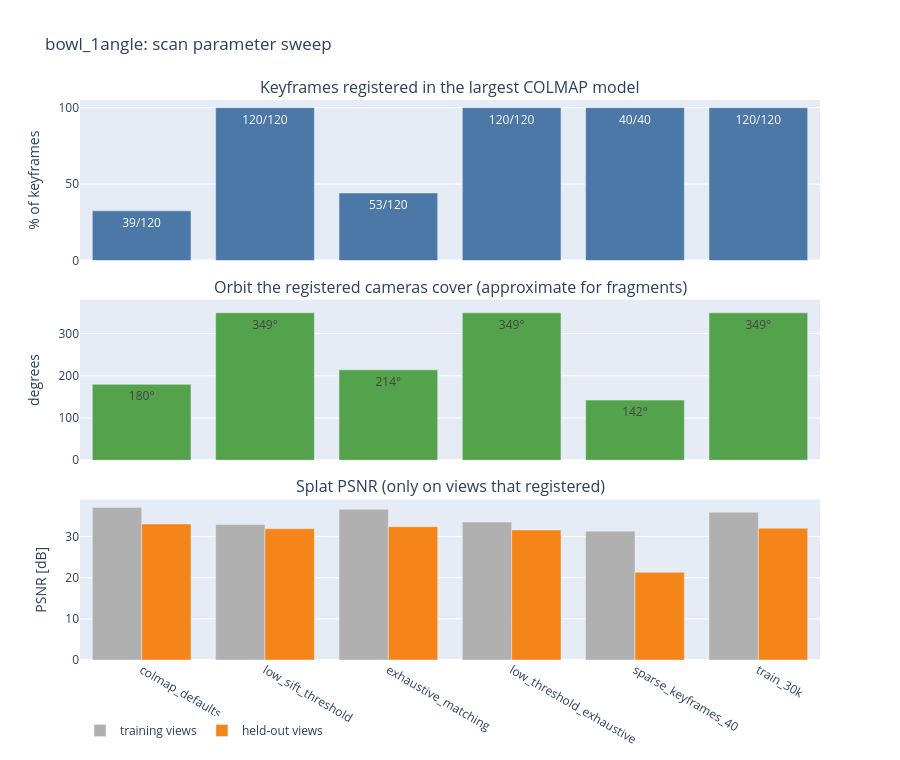

The cell this chart's notebook holds for it:
### Markdown cell above
## Registration, coverage and PSNR
Read the top two panels before the PSNR. PSNR is measured only on keyframes that registered, so a config that reconstructs a short arc is scored on easy neighbouring views: `colmap_defaults` has the *highest* held-out PSNR of the sweep while using 39 of 120 frames split over three disconnected models. Orbit coverage is approximate for fragments (see `orbit_coverage_deg`).

### Code cell
from hurobo.utils.viewer import sweep_figure

sweep_figure(results, title="bowl_1angle: scan parameter sweep").show()

### Figure 1 — Plotly figure (JSON) as saved in the notebook; plotly's stock layout.template omitted (floating-point values rounded to 4 significant figures)
{"data": [{"customdata": ["matching: sequential<br>SIFT threshold: default<br>frames: 120 (every 0.19 s)<br>iterations: 7000<br>COLMAP models: 3", "matching: sequential<br>SIFT threshold: 0.002<br>frames: 120 (every 0.19 s)<br>iterations: 7000<br>COLMAP models: 1", "matching: exhaustive<br>SIFT threshold: default<br>frames: 120 (every 0.19 s)<br>iterations: 7000<br>COLMAP models: 2", "matching: exhaustive<br>SIFT threshold: 0.002<br>frames: 120 (every 0.19 s)<br>iterations: 7000<br>COLMAP models: 1", "matching: exhaustive<br>SIFT threshold: 0.002<br>frames: 40 (every 0.58 s)<br>iterations: 7000<br>COLMAP models: 1", "matching: exhaustive<br>SIFT threshold: 0.002<br>frames: 120 (every 0.19 s)<br>iterations: 30000<br>COLMAP models: 1"], "hovertemplate": "%{x}<br>%{y:.0f} % registered<br>%{customdata}<extra></extra>", "marker": {"color": "#4c78a8"}, "showlegend": false, "text": ["39/120", "120/120", "53/120", "120/120", "40/40", "120/120"], "type": "bar", "x": ["colmap_defaults", "low_sift_threshold", "exhaustive_matching", "low_threshold_exhaustive", "sparse_keyframes_40", "train_30k"], "xaxis": "x", "y": [32.5, 100.0, 44.17, 100.0, 100.0, 100.0], "yaxis": "y"}, {"hovertemplate": "%{x}<br>%{y:.0f}° of 360° covered<extra></extra>", "marker": {"color": "#54a24b"}, "showlegend": false, "text": ["180°", "349°", "214°", "349°", "142°", "349°"], "type": "bar", "x": ["colmap_defaults", "low_sift_threshold", "exhaustive_matching", "low_threshold_exhaustive", "sparse_keyframes_40", "train_30k"], "xaxis": "x2", "y": [179.7, 349.1, 214.0, 349.0, 142.5, 349.0], "yaxis": "y2"}, {"hovertemplate": "%{x}<br>%{y:.1f} dB on views it trained on<extra></extra>", "marker": {"color": "#b0b0b0"}, "name": "training views", "type": "bar", "x": ["colmap_defaults", "low_sift_threshold", "exhaustive_matching", "low_threshold_exhaustive", "sparse_keyframes_40", "train_30k"], "xaxis": "x3", "y": [37.08, 32.94, 36.65, 33.54, 31.32, 35.91], "yaxis": "y3"}, {"hovertemplate": "%{x}<br>%{y:.1f} dB on views it never saw<extra></extra>", "marker": {"color": "#f58518"}, "name": "held-out views", "type": "bar", "x": ["colmap_defaults", "low_sift_threshold", "exhaustive_matching", "low_threshold_exhaustive", "sparse_keyframes_40", "train_30k"], "xaxis": "x3", "y": [33.06, 31.92, 32.42, 31.61, 21.32, 32.02], "yaxis": "y3"}], "layout": {"annotations": [{"font": {"size": 16}, "showarrow": false, "text": "Keyframes registered in the largest COLMAP model", "x": 0.5, "xanchor": "center", "xref": "paper", "y": 1.0, "yanchor": "bottom", "yref": "paper"}, {"font": {"size": 16}, "showarrow": false, "text": "Orbit the registered cameras cover (approximate for fragments)", "x": 0.5, "xanchor": "center", "xref": "paper", "y": 0.6433, "yanchor": "bottom", "yref": "paper"}, {"font": {"size": 16}, "showarrow": false, "text": "Splat PSNR (only on views that registered)", "x": 0.5, "xanchor": "center", "xref": "paper", "y": 0.2867, "yanchor": "bottom", "yref": "paper"}], "barmode": "group", "height": 760, "legend": {"orientation": "h", "y": -0.1}, "title": {"text": "bowl_1angle: scan parameter sweep"}, "xaxis": {"anchor": "y", "domain": [0.0, 1.0], "matches": "x3", "showticklabels": false}, "xaxis2": {"anchor": "y2", "domain": [0.0, 1.0], "matches": "x3", "showticklabels": false}, "xaxis3": {"anchor": "y3", "domain": [0.0, 1.0]}, "yaxis": {"anchor": "x", "domain": [0.7133, 1.0], "range": [0, 105], "title": {"text": "% of keyframes"}}, "yaxis2": {"anchor": "x2", "domain": [0.3567, 0.6433], "range": [0, 380], "title": {"text": "degrees"}}, "yaxis3": {"anchor": "x3", "domain": [0.0, 0.2867], "title": {"text": "PSNR [dB]"}}}}
